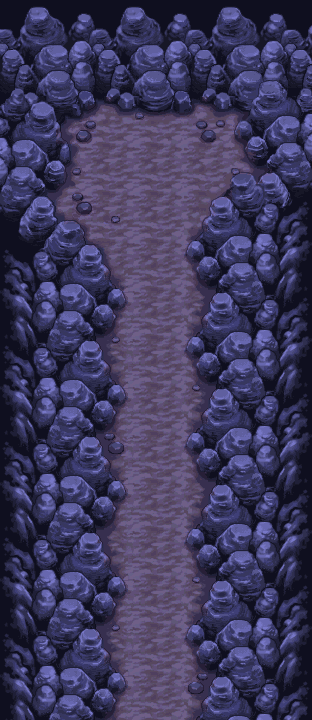
#> input picture large.S05P03A.png.301f7a1eadda348357be0801e81faa2a.png, 312 x 720 px
$ python -i build.py   (imports and definitions only)
#> lines starting #> are read from the running program, lines starting #| are printed output that depends on the picture; after the words box and inside, x2 and y2 are one past the last pixel; in counts of white or black regions, pixels touching at a corner belong together
"""Fin Couloir violet V1 (FVC1) — fin de donjon du couloir rocheux violet — format 4:3 vaste (768 x 576 px, 96 x 72 cases).

Demande : « Push et passe a la prochaine ! » (27 septembre, après ETC1) : carte suivante, biome choisi par l'agent.
Référence `large.S05P03A.png.301f7a1eadda348357be0801e81faa2a.png` (312 x 720, 34 couleurs) : couloir rocheux violet
(sol mauve marbré, rochers empilés bleu-violet, falaises striées sombres, gravillons). Nom du jeu / de la scène NON
confirmé (l'audit zones_bg_audit_v1 la titre « Couloir rocheux violet », inspection visuelle). Jamais source d'un lot,
sur aucune des 72 branches (git grep du nom de fichier, relevé du 27 septembre).
Méthode « textures canoniques » = rendu généré RÉFÉRENCÉ (rip passé au générateur en images=) :
- decor.png : décor complet 4:3 (1200 x 896), premier essai, conforme (sol 6,5 ; roche 6,3 ; seuil 35) ;
- sol_complet.png : sol mauve seul (texture générée d'après le rip, jamais recalée : c'est un fond plein) ;
- poussiere_poses.png : nuages de poussière sur magenta (4 poses utiles ; la planche contient aussi des rochers).
Calques : sol complet, sol, ombres (sol assombri au pied des rochers), gravillons (petits îlots de roche dans le sol),
blocs (amas de rochers posés dans la salle), rochers (parois), falaise (paroi striée), vide (noir hors carte),
profondeur (tunnel sombre au nord).
Animations, chacune sur son calque, boucles fermées, 24 x 5 ticks :
- eboulis : 3 gravillons relevés pixel par pixel sur le rip (couleurs EXACTES) tombent du pied des parois, rebondissent,
  roulent de 4 px puis restent au sol ; 4 chutes décalées de 6 phases ;
- poussiere : 4 poses générées (6 couleurs de la planche), un nuage à chaque impact.
Scène : PPCM(120, 120) = 120 ticks = 2 s.
Lancer : .venv/bin/python source/fin_couloir_violet_v1/build.py
"""
from pathlib import Path
import hashlib, importlib.util, io, json, shutil, uuid, zipfile

import numpy as np
from PIL import Image, ImageDraw
from scipy import ndimage as nd

HERE = Path(__file__).resolve().parent
R = HERE.parents[1]
RAW = HERE / 'bruts'
REF_NAME = 'large.S05P03A.png.301f7a1eadda348357be0801e81faa2a.png'
REF = R / REF_NAME
OUT = R / 'renders/fin_couloir_violet_v1'
STAGE = R / '.cache/fin_couloir_violet_v1/fin_couloir_violet'
NAMESPACE = 'fin_couloir_violet'
ASSET = 'fvc1_fin_couloir_violet'
PFX = 'FVC1'
W, H = 768, 576
SRC = (1200, 896)
PHASES, TICKS = 24, 5
LOOP_TICKS = 120
LOT = 'source/fin_couloir_violet_v1'
GEN = [
    {'file': 'decor.png', 'images': [REF_NAME], 'prompt':
     'Use EXACTLY the same textures, palette and pixel-art style as the reference image (Pokemon Mystery Dungeon purple '
     'rocky corridor): same mottled mauve-purple cave floor, same stacked rounded blue-violet boulders with light lilac '
     'highlights forming the walls, same dark blue streaked rock cliffs along the outer edges, same small dark round '
     'pebbles on the floor near the walls, same very dark navy background. Make a NEW, larger top-down map. WIDE '
     'LANDSCAPE 4:3, zoomed out so the cave feels vast. Layout of a DUNGEON END: the player arrives at the SOUTH '
     '(bottom edge center) through a narrow floor corridor between boulder walls; the corridor opens into a very '
     'large wide open irregular cave chamber, a boss arena with a wide empty round floor in the CENTER. At the NORTH '
     '(top center) the boulder wall forms a shallow alcove with the mauve floor leading right up to its foot, no '
     'dark hole, no tunnel opening. Four small boulder clusters standing on the floor, two on each side, away from '
     'the central path. Boulder walls and dark cliffs fill all the left, right and top edges, completely closing '
     'the chamber. No characters, no text, no UI, no border.',
     'essais': 'premier essai, conforme : arene ronde fermee, couloir sud, quatre amas lateraux, aucun trou sombre'},
    {'file': 'sol_complet.png', 'images': [REF_NAME], 'prompt':
     'REUTILISE sans nouvelle generation : sol complet de l entree ECV1 (source/entree_couloir_violet_sud_nord_v1/'
     'bruts/sol_complet.png, meme sha256) ; fond plein de texture, jamais recale. Prompt d origine : Fill the ENTIRE '
     'image edge to edge with only the mottled mauve-purple cave floor texture from the reference image: same '
     'pixel-art mottled pattern, same palette and contrast, keep the texture detail. No boulders, no rocks, no '
     'pebbles, no walls, no dark areas. Wide landscape 4:3.',
     'essais': 'copie du sol complet ECV1 (meme biome, meme texture) : aucune generation supplementaire'},
    {'file': 'poussiere_poses.png', 'images': [REF_NAME], 'prompt':
     'REUTILISEE sans nouvelle generation : planche de l entree ECV1 (source/entree_couloir_violet_sud_nord_v1/bruts/'
     'poussiere_poses.png, meme sha256), fenetres et reduction inchangees. Prompt d origine : Pixel-art sprite sheet '
     'on a flat pure magenta (#FF00FF) background: 6 animation poses of a small dust puff cloud rising when a pebble '
     'hits a cave floor, in a single horizontal row, evenly spaced, from a tiny puff to a larger spreading puff to '
     'faint dispersing wisps. Colours: mauve-purple and lilac greys taken from the reference image floor and rock '
     'highlights. Same pixel-art style as the reference. No floor, no shadows, no text.',
     'essais': 'copie de la planche ECV1 (meme biome, memes poses) : aucune generation supplementaire'},
]
# ---- Gravillons relevés sur le rip (boîte y, x, h, w de la composante de roche entourée de sol).
PEBBLES = {'petit': (113, 136, 6, 7), 'moyen': (131, 78, 7, 10), 'gros': (130, 204, 12, 12)}
# ---- Poussière : fenêtres (cx, cy, côté) sur la planche, réduction 1/8.
PUFF_WIN = [(340, 410, 120), (335, 645, 200), (335, 890, 220), (335, 1130, 220)]
PUFF_K, PUFF_COV, PUFF_COLORS = 8, 0.35, 6
# ---- Chutes : (cible x, cible y, gravillon, décalage de phase, sens du roulement). La cible est ramenée au point
# de sol le plus proche qui a une paroi 8 à 20 px au-dessus (le gravillon tombe du pied de la paroi).
DROPS = [(150, 150, 'moyen', 0, 1), (505, 150, 'gros', 6, -1), (205, 262, 'petit', 12, 1), (560, 228, 'moyen', 18, -1)]
FALL = [-21, -16, -9, 0]            # phases 0..3 : chute (accélérée), impact en phase 3
BOUNCE = {4: -3, 5: -1}             # rebond
ROLL = [0, 0, 0, 0, 1, 2, 3, 4]     # roulement cumulé (px) phases 0..7, puis 4 px
VISIBLE = 20                        # gravillon visible phases 0..19, absent 20..23 (boucle fermée)
PUFF_AT = {3: 0, 4: 1, 5: 2, 6: 3}  # phase -> pose de poussière


def loadmod(name, path):
    sp = importlib.util.spec_from_file_location(name, path)
    m = importlib.util.module_from_spec(sp); sp.loader.exec_module(m); return m


# [1 line that did not run here, left out]
# [1 line that did not run here, left out]
# [1 line not run here, left out]
# [1 line that did not run here, left out]
# [1 line that did not run here, left out]
PALETTE_GROUPS = {'sol': (['sol_complet', 'sol', 'ombres'], 64), 'roche': (['gravillons', 'blocs', 'rochers', 'falaise'], 96),
                  'sombre': (['vide'], 16)}
STATIC = ['sol', 'ombres', 'gravillons', 'blocs', 'rochers', 'falaise', 'vide']
ANIMS = ['eboulis', 'poussiere']


def open_(m, it):
    p = it + 1
    return nd.binary_opening(np.pad(m, p, mode='edge'), iterations=it)[p:-p, p:-p]


def sha(p):
    return hashlib.sha256(Path(p).read_bytes()).hexdigest()


def rgb(p):
    return np.array(Image.open(p).convert('RGB')).astype(int)


def lum_of(a):
    return a[..., :3].astype(float) @ [.299, .587, .114]


# ---------------------------------------------------------------- fidélité au rip (même classifieur des deux côtés)
# [69 lines left out: functions materials, fidelity, classify, rip_pebbles, not called in this run]


# ---------------------------------------------------------------- poussière (poses générées)
def puff_poses(path):
    s = rgb(path); r, g, b = s.transpose(2, 0, 1)
#> after `r, g, b = s.transpose(2, 0, 1)`:
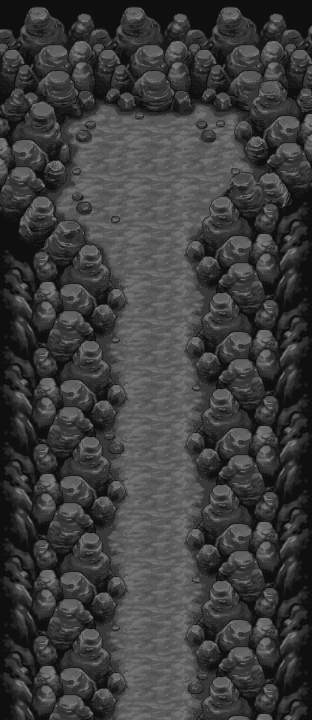
#> r: shape (720, 312) int64; min 15, max 119, mean 61
#> after `r, g, b = s.transpose(2, 0, 1)`:
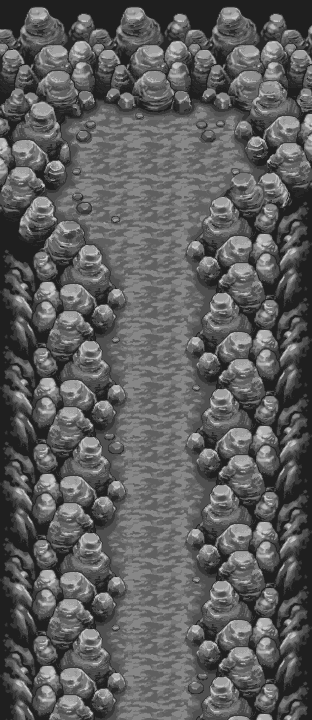
#> b: shape (720, 312) int64; min 31, max 199, mean 93.5
    bg = (r - g > 60) & (b - g > 60)
#> bg: shape (720, 312) bool; every value is 0
    near_rock = nd.binary_dilation(~bg & ((b - r) >= 40), iterations=3)
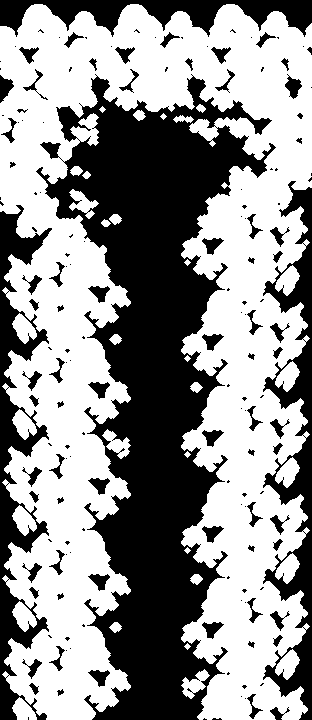
#> near_rock: shape (720, 312) bool; 57.5% white; 166 black regions (90 under 20 px), largest, box (x1, y1, x2, y2) and area: (36, 74, 276, 720) 63557, (263, 181, 312, 720) 9290, (0, 205, 52, 720) 9180
    masks = []
    for cx, cy, side in PUFF_WIN:
        y0, x0 = cy - side // 2, cx - side // 2; sl = (slice(y0, y0 + side), slice(x0, x0 + side))
        w = s[sl]; m = ~bg[sl] & ((w[..., 0] - w[..., 1]) >= 10) & ((w[..., 2] - w[..., 0]) < 40) & ~near_rock[sl]
        m = nd.binary_opening(m, iterations=1)
        l, n = nd.label(nd.binary_dilation(m, iterations=2)); ss = nd.sum(m, l, range(1, n + 1))
        m &= np.isin(l, [k + 1 for k, v in enumerate(ss) if v >= 40])
        m = nd.binary_fill_holes(nd.binary_closing(m, iterations=2)) & ~bg[sl]      # reflets clairs rendus au nuage
        masks.append((sl, m))
#> this loop made 3 passes
#> pass 1, in puff_poses, `w = s[sl]`:
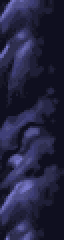
#> w: shape (120, 32, 3) int64 (shown 2 times larger); mean R, G, B 35.7, 35.7, 64.1
#> pass 2, in puff_poses, `w = s[sl]`:
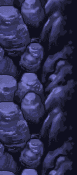
#> w: shape (175, 77, 3) int64; mean R, G, B 45.8, 45.8, 80.6
#> after the loop, masks = 2 items
    px = np.concatenate([s[sl][m] for sl, m in masks])
    q = Image.fromarray(px.reshape(-1, 1, 3).astype('uint8')).quantize(colors=PUFF_COLORS, method=Image.Quantize.MEDIANCUT)
    pal = np.array(q.getpalette()[:PUFF_COLORS * 3], float).reshape(-1, 3)
    poses = []
    for sl, m in masks:
        w = s[sl].astype(float); side = m.shape[0]; n = side // PUFF_K; k = PUFF_K
        mm = m[:n * k, :n * k]; ww = w[:n * k, :n * k]
        blk = mm.reshape(n, k, n, k); cov = blk.mean((1, 3))
        col = (ww * mm[..., None]).reshape(n, k, n, k, 3).sum((1, 3)) / np.maximum(blk.sum((1, 3)), 1)[..., None]
        o = np.zeros((n, n, 4), 'uint8'); o[..., :3] = pal[((col[..., None, :] - pal[None, None]) ** 2).sum(-1).argmin(-1)]
        o[..., 3] = 255; o[cov < PUFF_COV] = 0
        ys, xs = np.nonzero(o[..., 3]); o = o[ys.min():ys.max() + 1, xs.min():xs.max() + 1]
        poses.append(o)
    return poses, pal


# [291 lines left out: functions paste, landing_spots, pebble_state, anim_frames, write_ora, ground_project and 1 more, not called in this run]


# [2 lines not run here, left out]

#> (the run stopped early here; a loop or call above may not have finished)
